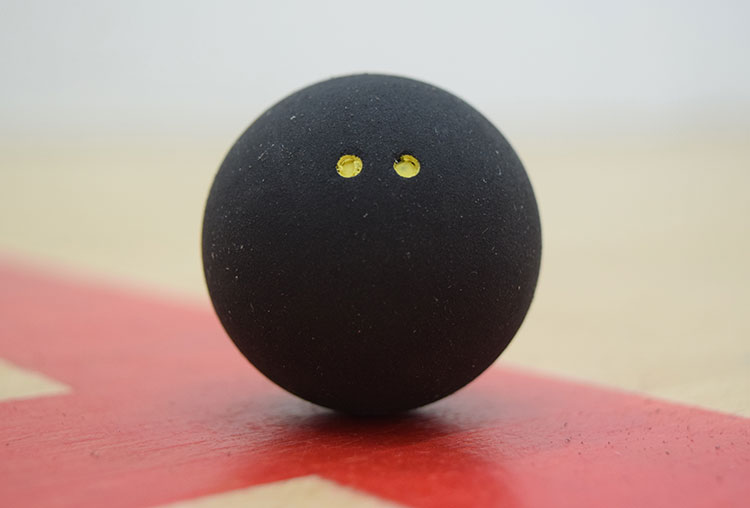
#> input picture src/perception/squash_ball_detection/squash_ball.jpg, 750 x 508 px, given in place of the camera
$ python squash_ball_camera.py
#> lines starting #> are read from the running program, lines starting #| are printed output that depends on the picture; after the words box and inside, x2 and y2 are one past the last pixel; in counts of white or black regions, pixels touching at a corner belong together
import numpy as np
import cv2

def read_img(image_name, show, as_gray):

    if as_gray:
        image = cv2.imread(image_name, cv2.IMREAD_GRAYSCALE)
    else:
        image = cv2.imread(image_name, cv2.IMREAD_COLOR)
    if show:
        cv2.imshow('READ_IMAGE',image)
    else:
        pass
    return image
def conver_RGB_2_HSV(image_rgb, show):
    image_hsv = cv2.cvtColor(image_rgb, cv2.COLOR_BGR2HSV)
    if show:
        cv2.imshow('HSV IMAGE', image_hsv)
    else:
        pass
    return image_hsv

# [4 lines of commented-out code are left out]

def adaptive_thresholding(gray_image, thresholding_value):
    adaptive_thresholded_image = cv2.adaptiveThreshold(gray_image,
                                                        255,
                                                        cv2.ADAPTIVE_THRESH_GAUSSIAN_C,
                                                        cv2.THRESH_BINARY_INV,
                                                        thresholding_value,
                                                        2)
    cv2.imshow('Binary', adaptive_thresholded_image)
    return adaptive_thresholded_image

def basic_thresholding(gray_iamge, thresholding_value):
    ret, thresh_basic = cv2.threshold(gray_iamge, thresholding_value, 255, cv2.THRESH_BINARY_INV)
    cv2.imshow('Basic Binary Image', thresh_basic)
    return thresh_basic

def contours(mask):
    contours, hierarchy = cv2.findContours(mask, cv2.RETR_EXTERNAL, cv2.CHAIN_APPROX_SIMPLE)
    return contours

def process_contours(contours, image_rgb):

    for c in contours:
        area = cv2.contourArea(c)
        #((x, y), radius) = cv2.minEnclosingCircle(c)
        if area > 200 and area < 4000 :
            cv2.drawContours(image_rgb, [c], -1, (255, 0, 255), 2)
            cx, cy = get_contour_center(c)
            cv2.circle(image_rgb, (cx, cy), 3, (255, 100, 255), 1)
    cv2.imshow('Processed contours',image_rgb)
def get_contour_center(contour):
    M = cv2.moments(contour)
    cx=-1
    cy=-1
    if (M['m00']!=0):
        cx= int(M['m10']/M['m00'])
        cy= int(M['m01']/M['m00'])
    return cx, cy

def main():
    #image_name = '/home/krzysztof/catkin_ws/src/hello_world/src/perception/sqash_ball_detection/squash_ball_2.jpg'
    #lower_color = (0, 0, 0)
    #upper_color = ( 35, 0, 25)

    captured_video = cv2.VideoCapture(0)
    if not captured_video.isOpened():
        print("Cannot open camera")
        exit()
    while True:
        # Capture frame-by-frame
        ret, frame = captured_video.read()
#> frame is the input picture: shape (508, 750, 3); mean B, G, R 138.8, 145.4, 170.2
        # if frame is read correctly ret is True
        image_gray = cv2.cvtColor(frame, cv2.COLOR_BGR2GRAY)
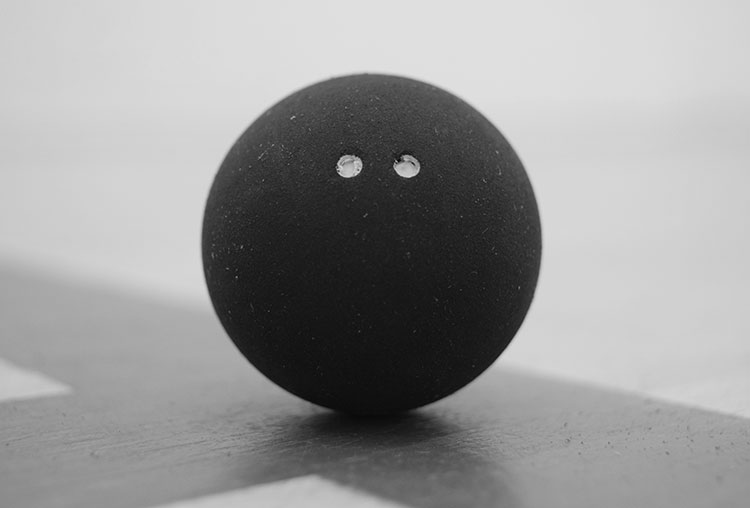
#> image_gray: shape (508, 750); min 0, max 225, mean 152.1
        mask = basic_thresholding(image_gray, 83)
#> in basic_thresholding, `ret, thresh_basic = cv2.threshold(gray_iamge, thresholding_value, 255,..`:
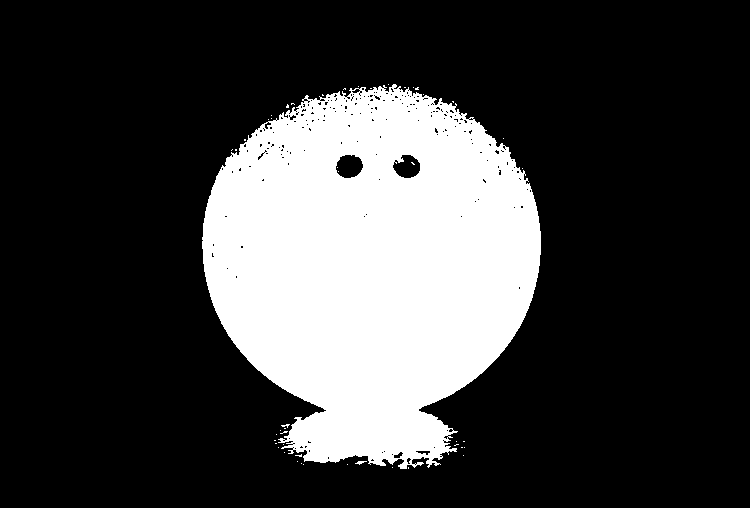
#> thresh_basic: shape (508, 750); 24.3% white; 48 white regions (46 under 20 px)
#> in basic_thresholding, `ret, thresh_basic = cv2.threshold(gray_iamge, thresholding_value, 255,..`: ret = 83
        contour = contours(mask)
#> in contours, `contours, hierarchy = cv2.findContours(mask, cv2.RETR_EXTERNAL, cv2.CH..`: contours = 45 contours, 44 with area under 20; largest, box (x1, y1, x2, y2) and area: (202, 84, 541, 469) 93360
#> contour has the same summary as contours in contours
        process_contours(contour, image_gray)
#> the loop in process_contours, `for c in contours:` made 45 passes
#> area on pass 44: 93359.5
        if cv2.waitKey(25) == ord('q'):
#> (key q is pressed here)
            break
    # When everything done, release the capture
    captured_video.release()
    cv2.destroyAllWindows()

if __name__ =='__main__':
    main()
